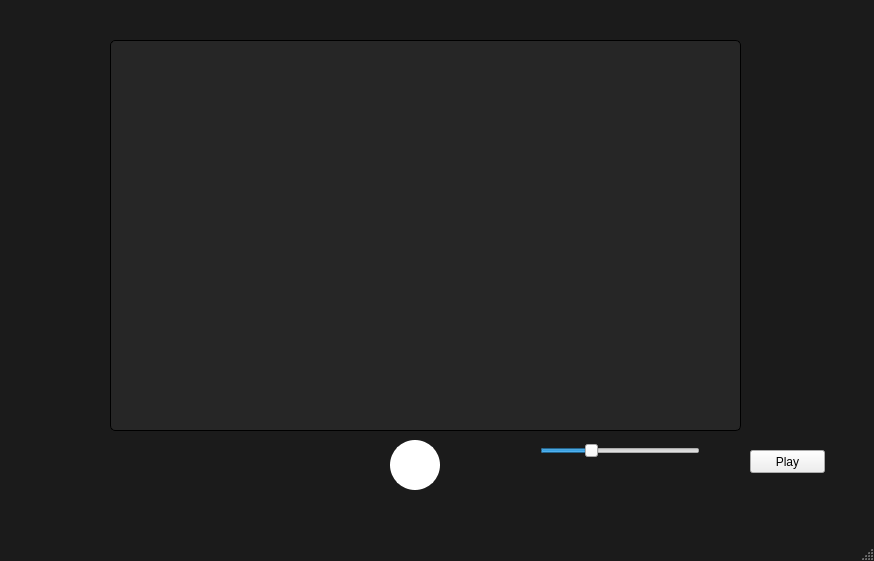
<?xml version="1.0" encoding="UTF-8"?>
<ui version="4.0">
 <class>MainWindow</class>
 <widget class="QMainWindow" name="MainWindow">
  <property name="windowModality">
   <enum>Qt::NonModal</enum>
  </property>
  <property name="geometry">
   <rect>
    <x>0</x>
    <y>0</y>
    <width>874</width>
    <height>561</height>
   </rect>
  </property>
  <property name="windowTitle">
   <string>Media Player</string>
  </property>
  <property name="styleSheet">
   <string notr="true">QMainWindow {
background:rgb(27, 27, 27)
}</string>
  </property>
  <widget class="QWidget" name="centralwidget">
   <widget class="QPushButton" name="Play">
    <property name="geometry">
     <rect>
      <x>750</x>
      <y>450</y>
      <width>75</width>
      <height>23</height>
     </rect>
    </property>
    <property name="text">
     <string>Play</string>
    </property>
   </widget>
   <widget class="QListWidget" name="SongList">
    <property name="geometry">
     <rect>
      <x>110</x>
      <y>40</y>
      <width>631</width>
      <height>391</height>
     </rect>
    </property>
    <property name="font">
     <font>
      <pointsize>10</pointsize>
     </font>
    </property>
    <property name="styleSheet">
     <string notr="true">QListWidget {
background: rgb(38, 38, 38);
border: 1px solid;
border-radius: 5px;
}

QListWidget::item {
    color:#FFFFFF;
    background-color:transparent;
}
</string>
    </property>
    <property name="verticalScrollBarPolicy">
     <enum>Qt::ScrollBarAlwaysOff</enum>
    </property>
    <property name="horizontalScrollBarPolicy">
     <enum>Qt::ScrollBarAlwaysOff</enum>
    </property>
    <property name="sizeAdjustPolicy">
     <enum>QAbstractScrollArea::AdjustToContents</enum>
    </property>
   </widget>
   <widget class="QLabel" name="SongLabel">
    <property name="geometry">
     <rect>
      <x>40</x>
      <y>480</y>
      <width>311</width>
      <height>21</height>
     </rect>
    </property>
    <property name="font">
     <font>
      <pointsize>12</pointsize>
     </font>
    </property>
    <property name="styleSheet">
     <string notr="true">QLabel {
color:#FFFFFF
}</string>
    </property>
    <property name="text">
     <string/>
    </property>
   </widget>
   <widget class="QSlider" name="Volume">
    <property name="geometry">
     <rect>
      <x>540</x>
      <y>440</y>
      <width>160</width>
      <height>22</height>
     </rect>
    </property>
    <property name="value">
     <number>30</number>
    </property>
    <property name="orientation">
     <enum>Qt::Horizontal</enum>
    </property>
   </widget>
   <widget class="QLabel" name="ArtistLabel">
    <property name="geometry">
     <rect>
      <x>40</x>
      <y>500</y>
      <width>191</width>
      <height>21</height>
     </rect>
    </property>
    <property name="font">
     <font>
      <pointsize>8</pointsize>
     </font>
    </property>
    <property name="styleSheet">
     <string notr="true">QLabel {
color:#FFFFFF
}</string>
    </property>
    <property name="text">
     <string/>
    </property>
   </widget>
   <widget class="QLabel" name="TimeLabel">
    <property name="geometry">
     <rect>
      <x>390</x>
      <y>500</y>
      <width>61</width>
      <height>21</height>
     </rect>
    </property>
    <property name="font">
     <font>
      <pointsize>12</pointsize>
     </font>
    </property>
    <property name="styleSheet">
     <string notr="true">QLabel {
color:#FFFFFF
}</string>
    </property>
    <property name="text">
     <string/>
    </property>
   </widget>
   <widget class="QPushButton" name="Pause">
    <property name="geometry">
     <rect>
      <x>390</x>
      <y>440</y>
      <width>50</width>
      <height>50</height>
     </rect>
    </property>
    <property name="font">
     <font>
      <pointsize>14</pointsize>
     </font>
    </property>
    <property name="styleSheet">
     <string notr="true">QPushButton {
border-radius : 25;
border : 2px solid white;
color: white;
background-color: white;
background-image: url(&quot;pause.png&quot;)
}

</string>
    </property>
    <property name="text">
     <string/>
    </property>
   </widget>
  </widget>
  <widget class="QMenuBar" name="menubar">
   <property name="geometry">
    <rect>
     <x>0</x>
     <y>0</y>
     <width>874</width>
     <height>21</height>
    </rect>
   </property>
  </widget>
  <widget class="QStatusBar" name="statusbar"/>
 </widget>
 <resources/>
 <connections/>
</ui>
